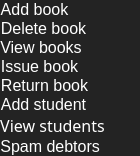
        <widget class="QFrame" name="frame_left_menu">
         <property name="maximumSize">
          <size>
           <width>140</width>
           <height>16777215</height>
          </size>
         </property>
         <property name="styleSheet">
          <string notr="true">background-color: rgb(35, 35, 35);</string>
         </property>
         <property name="frameShape">
          <enum>QFrame::NoFrame</enum>
         </property>
         <property name="frameShadow">
          <enum>QFrame::Raised</enum>
         </property>
         <layout class="QVBoxLayout" name="verticalLayout_3">
          <property name="spacing">
           <number>0</number>
          </property>
          <property name="leftMargin">
           <number>0</number>
          </property>
          <property name="topMargin">
           <number>0</number>
          </property>
          <property name="rightMargin">
           <number>0</number>
          </property>
          <property name="bottomMargin">
           <number>0</number>
          </property>
          <item>
           <widget class="QFrame" name="frame_top_menus">
            <property name="styleSheet">
             <string notr="true">QPushButton{
color:white;
border-style:none;
}</string>
            </property>
            <property name="frameShape">
             <enum>QFrame::NoFrame</enum>
            </property>
            <property name="frameShadow">
             <enum>QFrame::Raised</enum>
            </property>
            <layout class="QVBoxLayout" name="verticalLayout_4">
             <property name="spacing">
              <number>0</number>
             </property>
             <property name="leftMargin">
              <number>0</number>
             </property>
             <property name="topMargin">
              <number>0</number>
             </property>
             <property name="rightMargin">
              <number>0</number>
             </property>
             <property name="bottomMargin">
              <number>0</number>
             </property>
             <item alignment="Qt::AlignLeft">
              <widget class="QPushButton" name="btn_add_book_page">
               <property name="font">
                <font>
                 <family>Segoe UI</family>
                 <pointsize>12</pointsize>
                </font>
               </property>
               <property name="cursor">
                <cursorShape>PointingHandCursor</cursorShape>
               </property>
               <property name="text">
                <string>Add book</string>
               </property>
               <property name="icon">
                <iconset>
                 <normaloff>../../../.designer/Icons/add_book.png</normaloff>../../../.designer/Icons/add_book.png</iconset>
               </property>
               <property name="iconSize">
                <size>
                 <width>25</width>
                 <height>25</height>
                </size>
               </property>
              </widget>
             </item>
             <item alignment="Qt::AlignLeft">
              <widget class="QPushButton" name="btn_delete_book_page">
               <property name="font">
                <font>
                 <family>Segoe UI</family>
                 <pointsize>12</pointsize>
                </font>
               </property>
               <property name="cursor">
                <cursorShape>PointingHandCursor</cursorShape>
               </property>
               <property name="text">
                <string>Delete book</string>
               </property>
               <property name="icon">
                <iconset>
                 <normaloff>../../../.designer/Icons/delete_book.png</normaloff>../../../.designer/Icons/delete_book.png</iconset>
               </property>
               <property name="iconSize">
                <size>
                 <width>25</width>
                 <height>25</height>
                </size>
               </property>
              </widget>
             </item>
             <item alignment="Qt::AlignLeft">
              <widget class="QPushButton" name="btn_view_books_page">
               <property name="font">
                <font>
                 <family>Segoe UI</family>
                 <pointsize>12</pointsize>
                </font>
               </property>
               <property name="cursor">
                <cursorShape>PointingHandCursor</cursorShape>
               </property>
               <property name="text">
                <string>View books</string>
               </property>
               <property name="icon">
                <iconset>
                 <normaloff>../../../.designer/Icons/view_books.png</normaloff>../../../.designer/Icons/view_books.png</iconset>
               </property>
               <property name="iconSize">
                <size>
                 <width>23</width>
                 <height>25</height>
                </size>
               </property>
              </widget>
             </item>
             <item alignment="Qt::AlignLeft">
              <widget class="QPushButton" name="btn_issue_book_to_student_page">
               <property name="font">
                <font>
                 <family>Segoe UI</family>
                 <pointsize>12</pointsize>
                </font>
               </property>
               <property name="cursor">
                <cursorShape>PointingHandCursor</cursorShape>
               </property>
               <property name="text">
                <string>Issue book</string>
               </property>
               <property name="icon">
                <iconset>
                 <normaloff>../../../.designer/Icons/issue_book.png</normaloff>../../../.designer/Icons/issue_book.png</iconset>
               </property>
               <property name="iconSize">
                <size>
                 <width>22</width>
                 <height>25</height>
                </size>
               </property>
              </widget>
             </item>
             <item alignment="Qt::AlignLeft">
              <widget class="QPushButton" name="btn_return_book_page">
               <property name="font">
                <font>
                 <family>Segoe UI</family>
                 <pointsize>12</pointsize>
                </font>
               </property>
               <property name="cursor">
                <cursorShape>PointingHandCursor</cursorShape>
               </property>
               <property name="text">
                <string>Return book</string>
               </property>
               <property name="icon">
                <iconset>
                 <normaloff>../../../.designer/Icons/return_book.png</normaloff>../../../.designer/Icons/return_book.png</iconset>
               </property>
               <property name="iconSize">
                <size>
                 <width>25</width>
                 <height>25</height>
                </size>
               </property>
              </widget>
             </item>
             <item alignment="Qt::AlignLeft">
              <widget class="QPushButton" name="btn_add_student_page">
               <property name="font">
                <font>
                 <family>Segoe UI</family>
                 <pointsize>12</pointsize>
                </font>
               </property>
               <property name="cursor">
                <cursorShape>PointingHandCursor</cursorShape>
               </property>
               <property name="text">
                <string>Add student</string>
               </property>
               <property name="icon">
                <iconset>
                 <normaloff>../../../.designer/Icons/add-user-25.png</normaloff>../../../.designer/Icons/add-user-25.png</iconset>
               </property>
               <property name="iconSize">
                <size>
                 <width>25</width>
                 <height>25</height>
                </size>
               </property>
              </widget>
             </item>
             <item alignment="Qt::AlignLeft">
              <widget class="QPushButton" name="btn_view_students_page">
               <property name="font">
                <font>
                 <family>Segoe UI Light</family>
                 <pointsize>12</pointsize>
                </font>
               </property>
               <property name="styleSheet">
                <string notr="true">color:white;</string>
               </property>
               <property name="text">
                <string>View students</string>
               </property>
               <property name="icon">
                <iconset>
                 <normaloff>../Icons/icons8-user-account-25.png</normaloff>../Icons/icons8-user-account-25.png</iconset>
               </property>
               <property name="iconSize">
                <size>
                 <width>25</width>
                 <height>25</height>
                </size>
               </property>
              </widget>
             </item>
             <item alignment="Qt::AlignLeft">
              <widget class="QPushButton" name="btn_spam_debtors_page">
               <property name="font">
                <font>
                 <family>Segoe UI</family>
                 <pointsize>12</pointsize>
                </font>
               </property>
               <property name="cursor">
                <cursorShape>PointingHandCursor</cursorShape>
               </property>
               <property name="text">
                <string>Spam debtors    </string>
               </property>
               <property name="icon">
                <iconset>
                 <normaloff>../../../.designer/Icons/spam_debtors.png</normaloff>../../../.designer/Icons/spam_debtors.png</iconset>
               </property>
              </widget>
             </item>
            </layout>
           </widget>
          </item>
         </layout>
        </widget>
